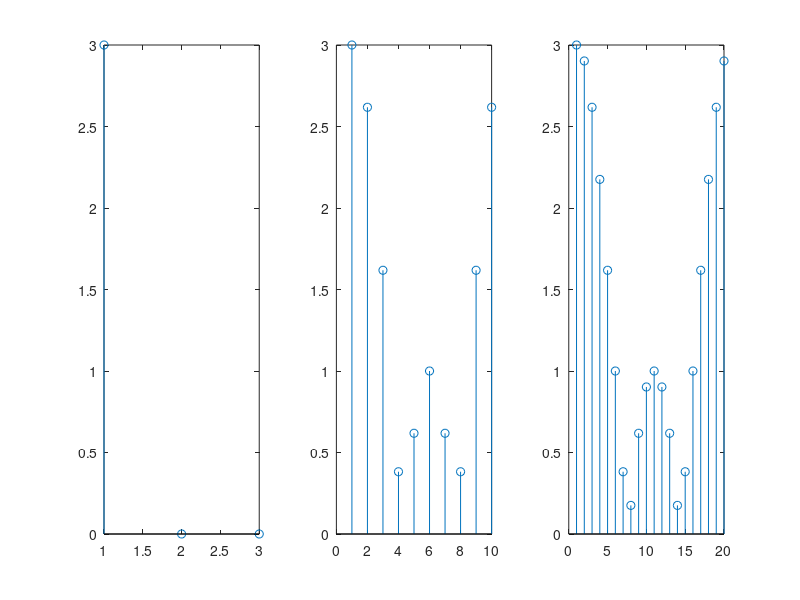
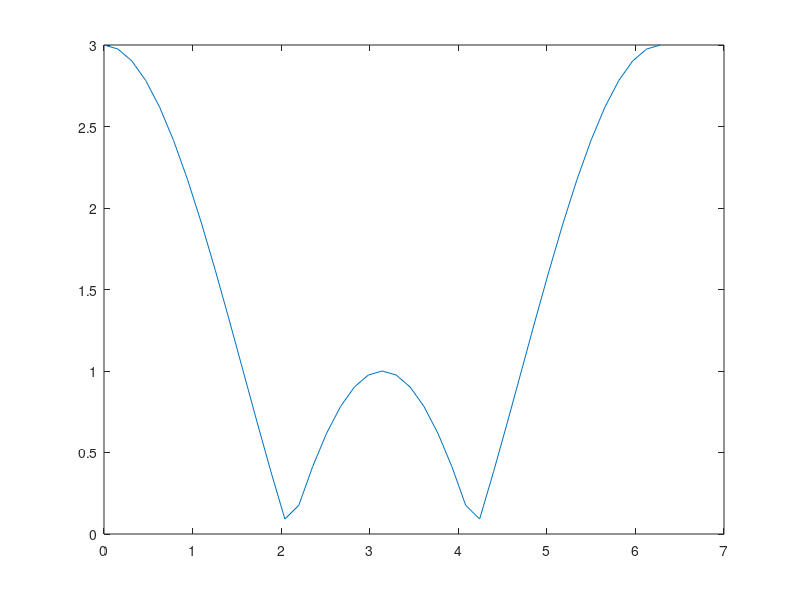

MATLAB code for these plots, in order:
%
% additional_example.m
%

%% fourier transform

clear all;
close all;

f1 = [1 1 1];
F1 = fft(f1);
figure(1);
subplot(1, 3, 1); stem(abs(F1));

f10 = [1 1 1 0 0 0 0 0 0 0];
F10 = fft(f10);
subplot(1, 3, 2); stem(abs(F10));

f20 = [1 1 1 0 0 0 0 0 0 0 0 0 0 0 0 0 0 0 0 0];
F20 = fft(f20);
subplot(1, 3, 3); stem(abs(F20));

%% simulation of ideal FT

w = 0:2 * pi / 40:2 * pi;
y = exp(-j .* 2 .* w) .* (1 + 2 .* cos(w));
figure, plot(w, abs(y));
